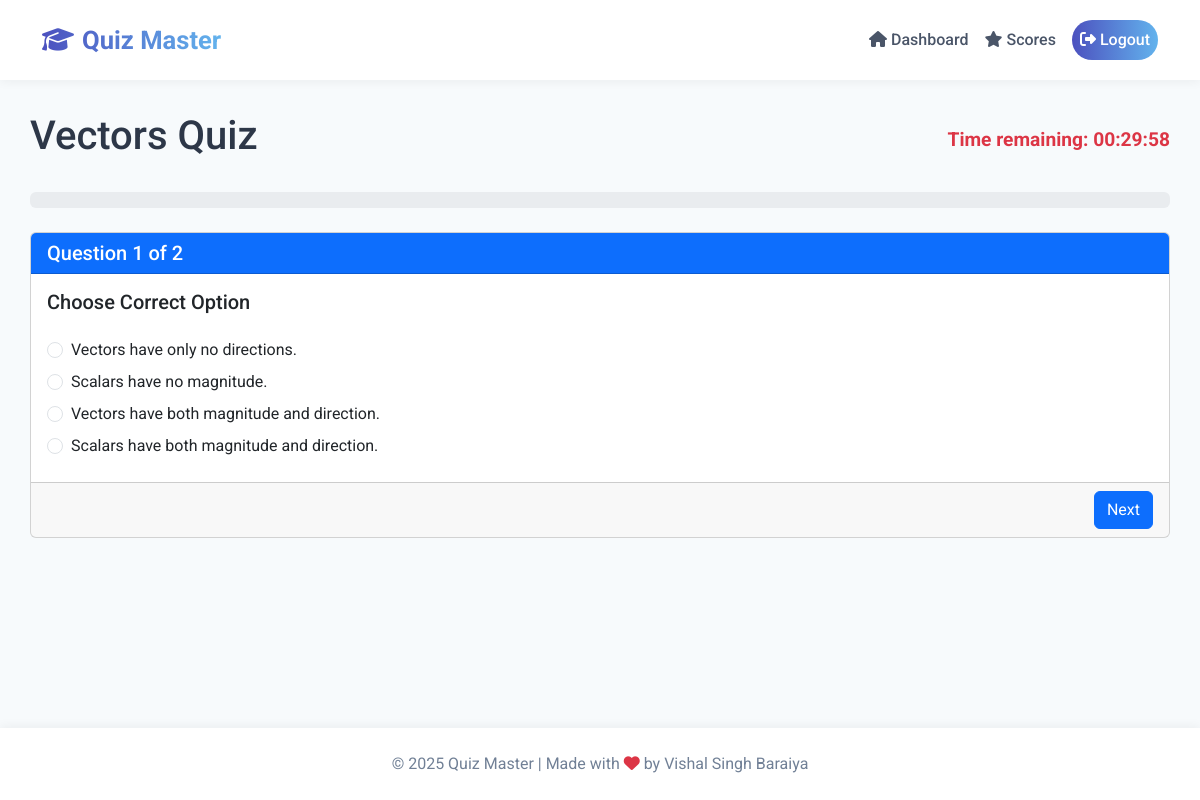
The app's page /user/quiz/1/take (signed in) with its own data.
### models.py (models this page shows)
class Chapter(db.Model):
    id = db.Column(db.Integer, primary_key=True)
    name = db.Column(db.String(100), nullable=False)
    description = db.Column(db.Text)
    subject_id = db.Column(db.Integer, db.ForeignKey('subject.id'), nullable=False)
    quizzes = db.relationship('Quiz', backref='chapter', lazy=True, cascade="all, delete-orphan")

class Question(db.Model):
    id = db.Column(db.Integer, primary_key=True)
    quiz_id = db.Column(db.Integer, db.ForeignKey('quiz.id'), nullable=False)
    question_statement = db.Column(db.Text, nullable=False)
    option1 = db.Column(db.Text, nullable=False)
    option2 = db.Column(db.Text, nullable=False)
    option3 = db.Column(db.Text, nullable=False)
    option4 = db.Column(db.Text, nullable=False)
    correct_option = db.Column(db.Integer, nullable=False)  # 1, 2, 3, or 4

### routes/user/quizzes.py (the view, shortened to what this page needs)
    @app.route('/user/quiz/<int:quiz_id>/take', methods=['GET', 'POST'])
    @login_required
    def take_quiz(quiz_id):
        quiz = Quiz.query.get_or_404(quiz_id)
        questions = Question.query.filter_by(quiz_id=quiz.id).all()
        if not questions:
            flash('This quiz has no questions yet.')
            return redirect(url_for('view_quiz', quiz_id=quiz.id))
        return render_template('user/take_quiz.html', quiz=quiz, questions=questions)

### app.py (called while the page is built)
@login_manager.user_loader
def load_user(user_id):
    return User.query.get(int(user_id))

### routes/user/quizzes.py (called while the page is built, shortened)
def register_routes(app):
    @app.route('/user/quiz/<int:quiz_id>')
    @login_required
    def view_quiz(quiz_id):
        quiz = Quiz.query.get_or_404(quiz_id)
        return render_template('user/quiz_info.html', quiz=quiz)
    @app.route('/user/quiz/<int:quiz_id>/take', methods=['GET', 'POST'])
    @login_required
    def take_quiz(quiz_id):
        quiz = Quiz.query.get_or_404(quiz_id)
        questions = Question.query.filter_by(quiz_id=quiz.id).all()
        if not questions:
            flash('This quiz has no questions yet.')
            return redirect(url_for('view_quiz', quiz_id=quiz.id))
        return render_template('user/take_quiz.html', quiz=quiz, questions=questions)

### templates/user/take_quiz.html (shortened to what this page needs)
{% extends "base.html" %}
{% block content %}
<div class="d-flex justify-content-between align-items-center mb-4">
    <h1>{{ quiz.chapter.name }} Quiz</h1>
    <div id="quiz-timer" class="text-danger">Time remaining: Loading...</div>
</div>
<form id="quiz-form" method="POST" action="{{ url_for('take_quiz', quiz_id=quiz.id) }}">
    <div class="progress mb-4">
    </div>
    {% for question in questions %}
        <div id="question-{{ loop.index }}" class="card question-card {% if loop.first %}active{% endif %} mb-4">
            <div class="card-header bg-primary text-white d-flex justify-content-between">
                <h5 class="mb-0">Question {{ loop.index }} of {{ questions|length }}</h5>
            </div>
            <div class="card-body">
                <h5 class="card-title">{{ question.question_statement }}</h5>
                <div class="mt-4">
                    <div class="form-check mb-2">
                        <input class="form-check-input" type="radio" name="question_{{ question.id }}" id="option1_{{ question.id }}" value="1" required>
                        <label class="form-check-label" for="option1_{{ question.id }}">
                            {{ question.option1 }}
                        </label>
                    </div>
                    <div class="form-check mb-2">
                        <input class="form-check-input" type="radio" name="question_{{ question.id }}" id="option2_{{ question.id }}" value="2">
                        <label class="form-check-label" for="option2_{{ question.id }}">
                            {{ question.option2 }}
                        </label>
                    </div>
                    <div class="form-check mb-2">
                        <input class="form-check-input" type="radio" name="question_{{ question.id }}" id="option3_{{ question.id }}" value="3">
                        <label class="form-check-label" for="option3_{{ question.id }}">
                            {{ question.option3 }}
                        </label>
                    </div>
                    <div class="form-check mb-2">
                        <input class="form-check-input" type="radio" name="question_{{ question.id }}" id="option4_{{ question.id }}" value="4">
                        <label class="form-check-label" for="option4_{{ question.id }}">
                            {{ question.option4 }}
                        </label>
                    </div>
                </div>
            </div>
            <div class="card-footer d-flex justify-content-between">
                {% if not loop.last %}
                    <button type="button" class="btn btn-primary next-question" data-question="{{ loop.index }}">Next</button>
                {% else %}
                    <button type="submit" class="btn btn-success">Submit Quiz</button>
                {% endif %}
            </div>
        </div>
    {% endfor %}
</form>
{% endblock %}

### templates/base.html (style rules this page uses)
body { font-family: 'Roboto', sans-serif; min-height: 100vh; display: flex; flex-direction: column; background: #F7FAFC; color: #2D3748; }

### templates/user/take_quiz.html (style rules this page uses)
.question-card { display: none; }
.question-card.active { display: block; }
#quiz-timer { font-size: 1.2rem; font-weight: bold; }

### records on screen
Chapter: chapter.name "Vectors"
Question: questions "2", question_statement "Choose Correct Option", option1 "Vectors have only no directions.", option2 "Scalars have no magnitude.", option3 "Vectors have both magnitude and direction.", option4 "Scalars have both magnitude and direction."
